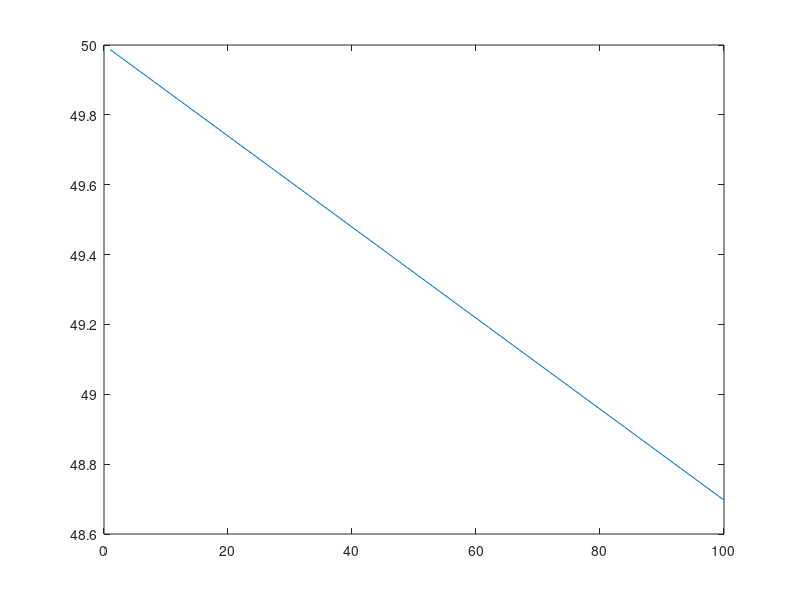

This figure's MATLAB source:
%% Refactor 3 - Break Up Calculations Into Logical Steps

% This refactor makes it easier to understand the maths behind the code.
% Large calculations can be difficult to follow, so we can split them
% into smaller, digestible chunks.

totalMass = 600;
wheelbase = 1535;
originalCoGPosition = wheelbase / 2;
accumulatorMass = 150;
newCoGPosition = zeros;
accumulatorPositionDelta = 1:100;

for r =  accumulatorPositionDelta

    accumulatorCoGPosition = originalCoGPosition + r;
    accumulatorMoment = accumulatorMass * accumulatorCoGPosition;
    overallMoment = totalMass * originalCoGPosition;

    newCoGPosition(r) = (accumulatorMoment + overallMoment) ...
        / (totalMass + accumulatorMass);

end

frontWeightDistribution = (1  - (newCoGPosition / wheelbase)) * 100;

plot(accumulatorPositionDelta, newCoGPosition, "-")
plot(accumulatorPositionDelta, frontWeightDistribution, "-")